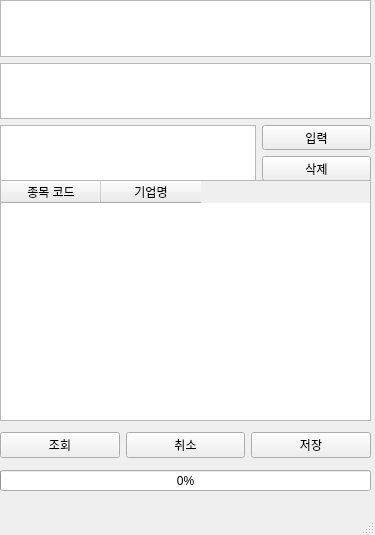
<?xml version="1.0" encoding="UTF-8"?>
<ui version="4.0">
 <class>MainWindow</class>
 <widget class="QMainWindow" name="MainWindow">
  <property name="geometry">
   <rect>
    <x>0</x>
    <y>0</y>
    <width>375</width>
    <height>535</height>
   </rect>
  </property>
  <property name="windowTitle">
   <string>MainWindow</string>
  </property>
  <widget class="QWidget" name="centralwidget">
   <widget class="QWidget" name="verticalLayoutWidget">
    <property name="geometry">
     <rect>
      <x>0</x>
      <y>0</y>
      <width>371</width>
      <height>181</height>
     </rect>
    </property>
    <layout class="QVBoxLayout" name="VL1">
     <item>
      <widget class="QTextBrowser" name="TB1"/>
     </item>
     <item>
      <widget class="QTextBrowser" name="TB2"/>
     </item>
     <item>
      <layout class="QHBoxLayout" name="HL1">
       <item alignment="Qt::AlignHCenter|Qt::AlignVCenter">
        <widget class="QTextEdit" name="TE1">
         <property name="enabled">
          <bool>true</bool>
         </property>
         <property name="maximumSize">
          <size>
           <width>256</width>
           <height>16777215</height>
          </size>
         </property>
        </widget>
       </item>
       <item>
        <layout class="QVBoxLayout" name="VL2">
         <item>
          <widget class="QPushButton" name="VL2B1">
           <property name="text">
            <string>입력</string>
           </property>
          </widget>
         </item>
         <item>
          <widget class="QPushButton" name="VL2B2">
           <property name="text">
            <string>삭제</string>
           </property>
          </widget>
         </item>
        </layout>
       </item>
      </layout>
     </item>
    </layout>
   </widget>
   <widget class="QTableWidget" name="QTW1">
    <property name="geometry">
     <rect>
      <x>0</x>
      <y>180</y>
      <width>371</width>
      <height>241</height>
     </rect>
    </property>
    <property name="tabletTracking">
     <bool>false</bool>
    </property>
    <property name="alternatingRowColors">
     <bool>true</bool>
    </property>
    <column>
     <property name="text">
      <string>종목 코드</string>
     </property>
    </column>
    <column>
     <property name="text">
      <string>기업명</string>
     </property>
    </column>
   </widget>
   <widget class="QWidget" name="horizontalLayoutWidget_2">
    <property name="geometry">
     <rect>
      <x>0</x>
      <y>420</y>
      <width>371</width>
      <height>51</height>
     </rect>
    </property>
    <layout class="QHBoxLayout" name="HL2">
     <item>
      <widget class="QPushButton" name="HL2B1">
       <property name="text">
        <string>조회</string>
       </property>
      </widget>
     </item>
     <item>
      <widget class="QPushButton" name="HL2B2">
       <property name="text">
        <string>취소</string>
       </property>
      </widget>
     </item>
     <item>
      <widget class="QPushButton" name="HL2B3">
       <property name="text">
        <string>저장</string>
       </property>
      </widget>
     </item>
    </layout>
   </widget>
   <widget class="QProgressBar" name="PB1">
    <property name="geometry">
     <rect>
      <x>0</x>
      <y>470</y>
      <width>371</width>
      <height>21</height>
     </rect>
    </property>
    <property name="maximum">
     <number>14400</number>
    </property>
    <property name="value">
     <number>0</number>
    </property>
    <property name="orientation">
     <enum>Qt::Horizontal</enum>
    </property>
    <property name="textDirection">
     <enum>QProgressBar::TopToBottom</enum>
    </property>
   </widget>
  </widget>
  <widget class="QMenuBar" name="menubar">
   <property name="geometry">
    <rect>
     <x>0</x>
     <y>0</y>
     <width>375</width>
     <height>21</height>
    </rect>
   </property>
  </widget>
  <widget class="QStatusBar" name="statusbar"/>
 </widget>
 <resources/>
 <connections/>
</ui>
